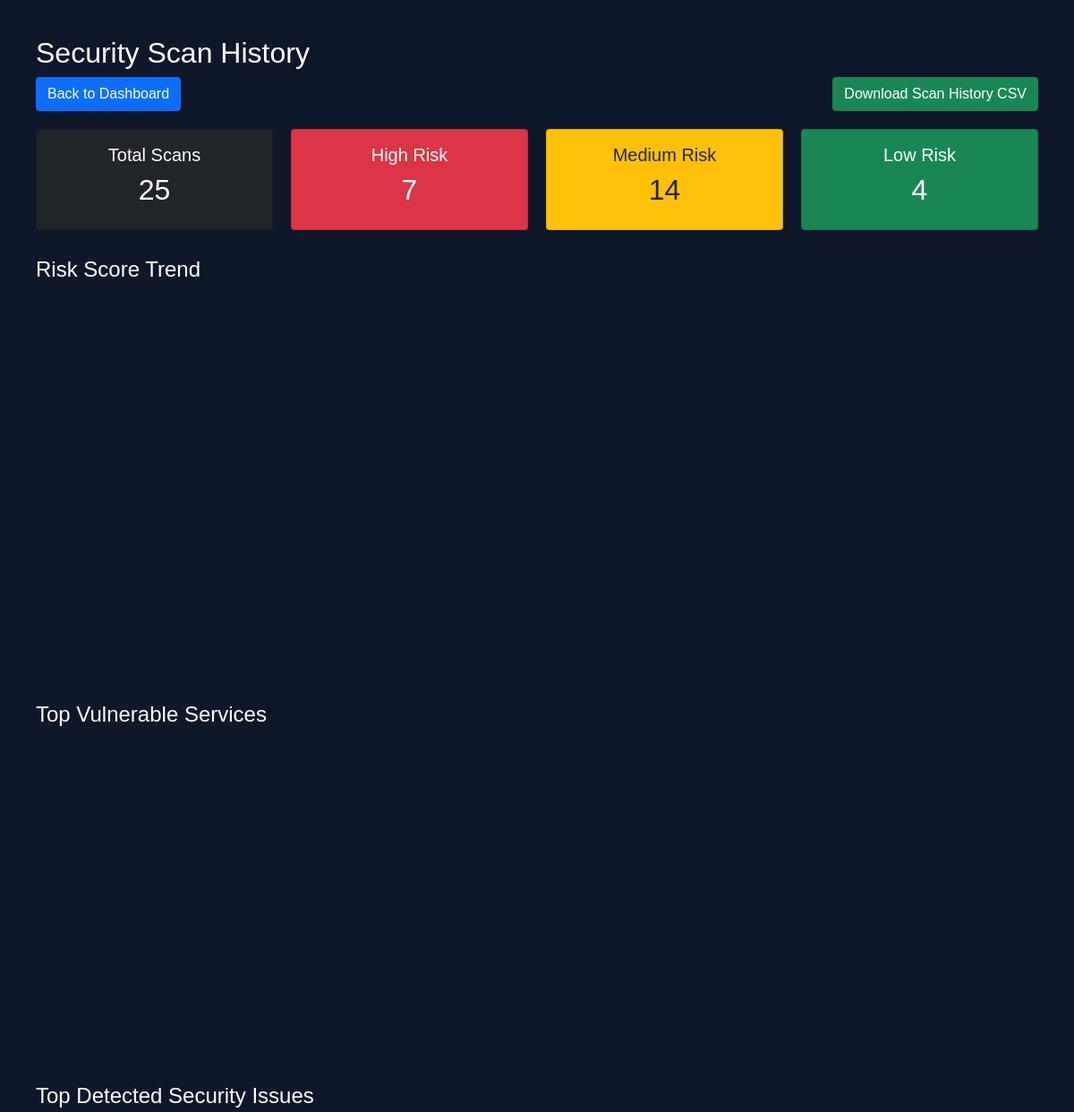
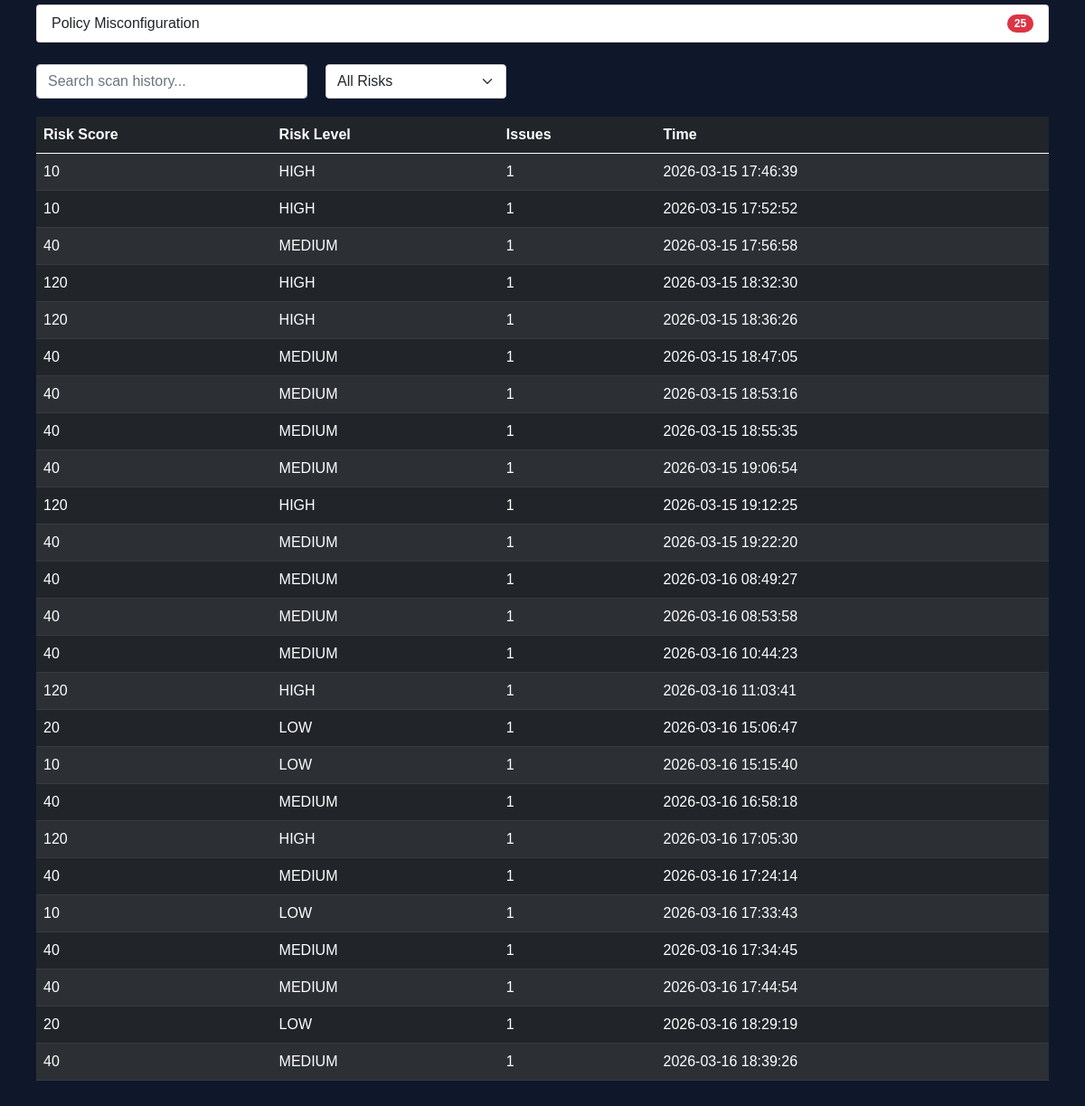
Page /history (signed in) on the earlier database version (2 pictures, top to bottom).
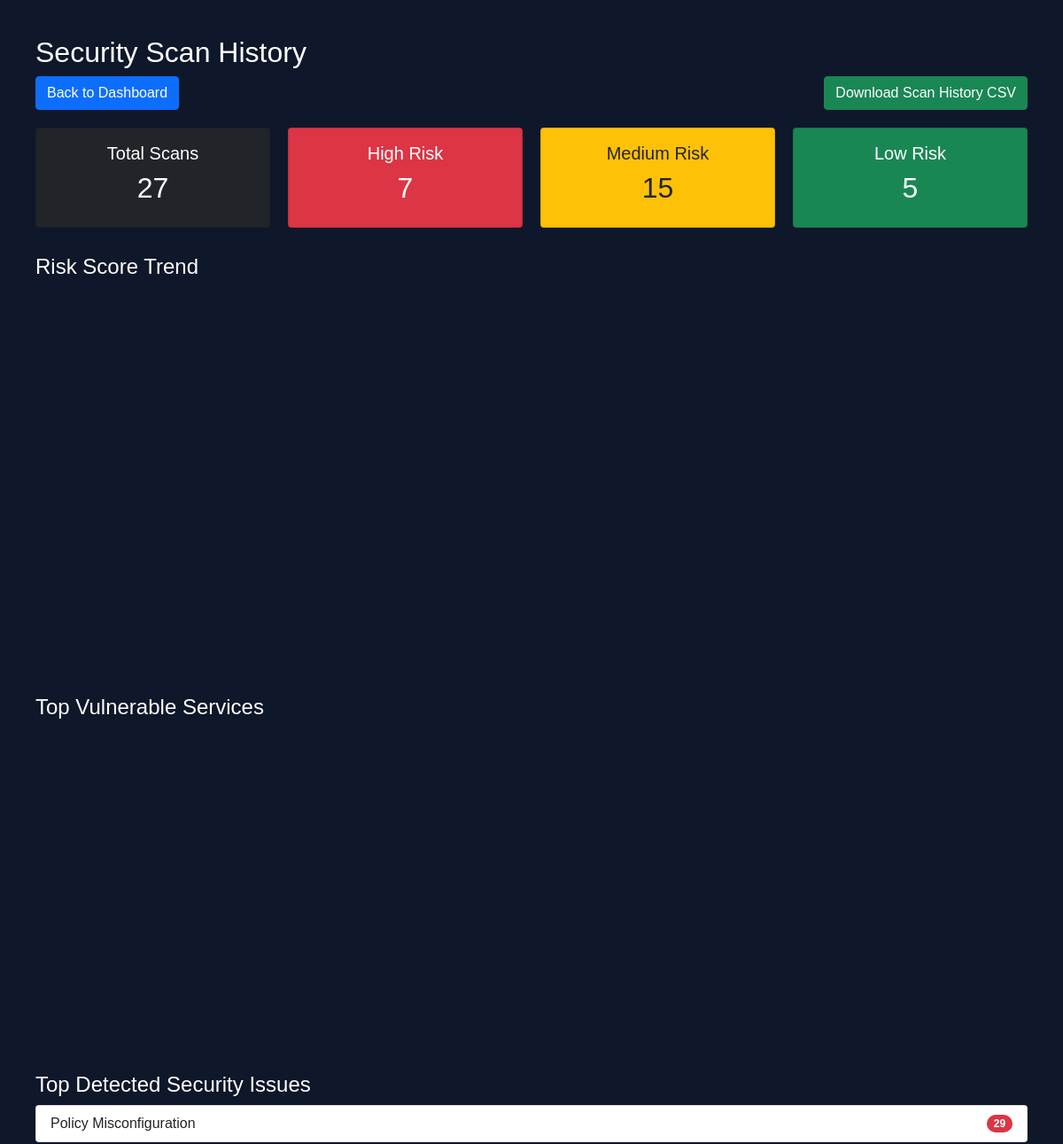
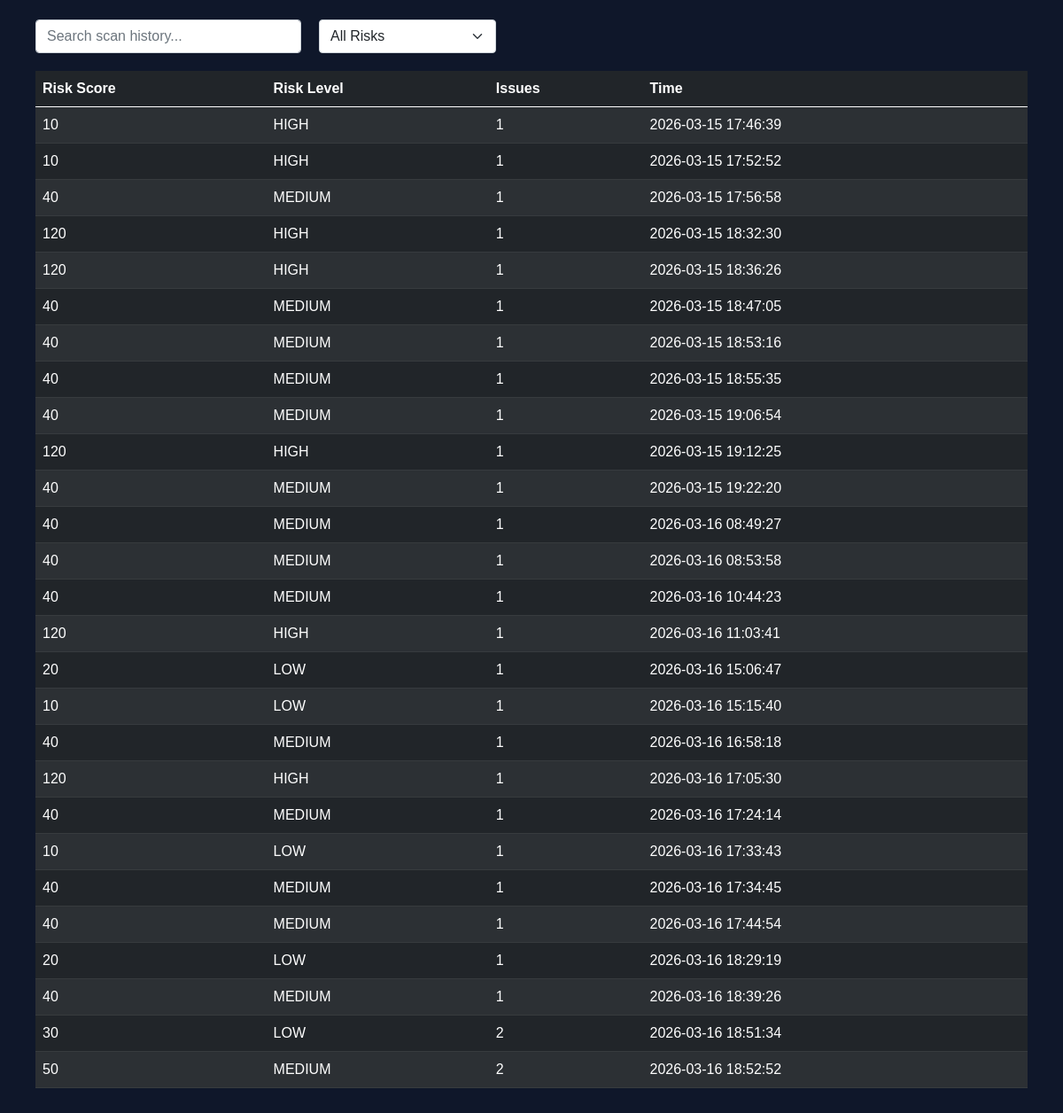
Same page on the later database version (2 pictures, top to bottom).
### tables this page shows
CREATE TABLE scans (
            id INTEGER PRIMARY KEY AUTOINCREMENT,
            username TEXT,
            risk_score INTEGER,
            risk_level TEXT,
            issues_count INTEGER,
            timestamp DATETIME DEFAULT CURRENT_TIMESTAMP
        );

### app.py (the view)
@app.route("/history")
def history():
    if "user_id" not in session:
        return redirect(url_for("auth.login"))
    username = session.get("username")
    scans = get_scan_history(username)
    vulnerability_counts = {}
    for scan in scans:
        issues_count = scan[2]
        if issues_count > 0:
            vulnerability_counts["Policy Misconfiguration"] = (
                vulnerability_counts.get("Policy Misconfiguration", 0) + issues_count
            )
    top_vulnerabilities = sorted(
        vulnerability_counts.items(),
        key=lambda x: x[1],
        reverse=True
    )
    services = ["IAM", "S3", "EC2", "Lambda"]
    service_risk_values = [6, 4, 3, 2]
    service_fig = go.Figure()
    service_fig.add_trace(go.Bar(
        x=services,
        y=service_risk_values,
        marker_color="orange"
    ))
    service_fig.update_layout(
        title="Top Vulnerable Services",
        xaxis_title="Cloud Service",
        yaxis_title="Risk Count",
        template="plotly_dark",
        height=350
    )
    service_chart = plot(
        service_fig,
        output_type="div",
        include_plotlyjs=False,
        config={"displaylogo": False, "displayModeBar": False}
    )
    total_scans = len(scans)
    high_risk = len([s for s in scans if s[1] == "HIGH"])
    medium_risk = len([s for s in scans if s[1] == "MEDIUM"])
    low_risk = len([s for s in scans if s[1] == "LOW"])
    scans = list(reversed(scans))
    risk_scores = [scan[0] for scan in scans]
    timestamps = [scan[3] for scan in scans]
    fig = go.Figure()
    fig.add_trace(go.Scatter(
    x=timestamps,
    y=risk_scores,
    mode='lines+markers',
    name='Risk Score'
    ))
    fig.update_layout(
        title = "Risk Score Trend",
        height=420,
        xaxis_title="Time",
        yaxis_title="Risk Score",
        template="plotly_dark",
        margin = dict(l=20,r=20,t=40,b=20),
        xaxis_tickangle=-45
    )
    chart = plot(
        fig,
        output_type="div",
        include_plotlyjs=False,
        config={"displaylogo": False,
                "displayModeBar": False}
    )
    return render_template(
        "history.html",
        scans=scans,
        chart=chart,
        service_chart=service_chart,
        total_scans=total_scans,
        high_risk=high_risk,
        medium_risk=medium_risk,
        low_risk=low_risk,
        top_vulnerabilities=top_vulnerabilities
    )

### database/db.py (called while the page is built)
def get_scan_history(username):
    conn = sqlite3.connect(DB_NAME)
    cursor = conn.cursor()
    cursor.execute(
        """
        SELECT risk_score, risk_level, issues_count, timestamp
        FROM scans
        WHERE username = ?
        ORDER BY timestamp DESC
    """,
        (username,),
    )
    rows = cursor.fetchall()
    conn.close()
    return rows

### templates/history.html (shortened to what this page needs)
<!DOCTYPE html>
<html>
<head>
    <link href="https://cdn.jsdelivr.net/npm/bootstrap@5.0.0-beta3/dist/css/bootstrap.min.css" rel="stylesheet">
</head>
<body>
    <h2>Security Scan History</h2>
    <div style="display:flex; justify-content:space-between; margin-bottom:20px;">
        <a href="/" class="btn btn-primary">
            Back to Dashboard
        </a>
        <a href="/export_csv" class="btn btn-success">
            Download Scan History CSV
        </a>
    </div>
    <div style="display:flex; gap:20px; margin-bottom:30px;">
        <div class="card bg-dark text-white p-3" style="flex:1; text-align:center;">
            <h5>Total Scans</h5>
            <h2>{{ total_scans }}</h2>
        </div>
        <div class="card bg-danger text-white p-3" style="flex:1; text-align:center;">
            <h5>High Risk</h5>
            <h2>{{ high_risk }}</h2>
        </div>
        <div class="card bg-warning text-dark p-3" style="flex:1; text-align:center;">
            <h5>Medium Risk</h5>
            <h2>{{ medium_risk }}</h2>
        </div>
        <div class="card bg-success text-white p-3" style="flex:1; text-align:center;">
            <h5>Low Risk</h5>
            <h2>{{ low_risk }}</h2>
        </div>
    </div>
    <h4 style="margin-top:30px;">Risk Score Trend</h4>
    <div style="margin-bottom:40px;">
        {{ chart | safe }}
    </div>
    <h4 style="margin-top:30px;">Top Vulnerable Services</h4>
    <div style="margin-bottom:40px;">
        {{ service_chart | safe }}
    </div>
    <h4 style="margin-top:30px;">Top Detected Security Issues</h4>
    <ul class="list-group mb-4">
        {% for vuln, count in top_vulnerabilities %}
        <li class="list-group-item d-flex justify-content-between align-items-center">
            {{ vuln }}
            <span class="badge bg-danger rounded-pill">{{ count }}</span>
        </li>
        {% endfor %}
    </ul>
    <div style="display:flex; gap:20px; margin-bottom:20px;">
        <input type="text" id="searchInput" onkeyup="searchTable()" placeholder="Search scan history..."
            class="form-control" style="max-width:300px;">
        <select id="riskFilter" class="form-select" style="width:200px;" onchange="filterTable()">
            <option value="ALL">All Risks</option>
        </select>
    </div>
    <table id="scanTable" class="table table-dark table-striped">
        <thead>
            <tr>
                <th>Risk Score</th>
                <th>Risk Level</th>
                <th>Issues</th>
                <th>Time</th>
            </tr>
        </thead>
        <tbody>
            {% for scan in scans %}
            <tr>
                <td>{{ scan[0] }}</td>
                <td>{{ scan[1] }}</td>
                <td>{{ scan[2] }}</td>
                <td>{{ scan[3] }}</td>
            </tr>
            {% endfor %}
        </tbody>
    </table>
</body>
</html>

### templates/history.html (style rules this page uses)
body { background: #0f172a; color: white; font-family: Arial; padding: 40px; }
table { background: #1e293b; }

Differences in the rows shown:
added scans: risk_score "30", risk_level "LOW", issues_count "2", timestamp "2026-03-16 18:51:34"
added scans: risk_score "50", risk_level "MEDIUM", issues_count "2", timestamp "2026-03-16 18:52:52"
Other differences:
{{ total_scans }}: "25" → "27"
{{ medium_risk }}: "14" → "15"
{{ low_risk }}: "4" → "5"
new list line: "Policy Misconfiguration 29"
list line gone: "Policy Misconfiguration 25"
